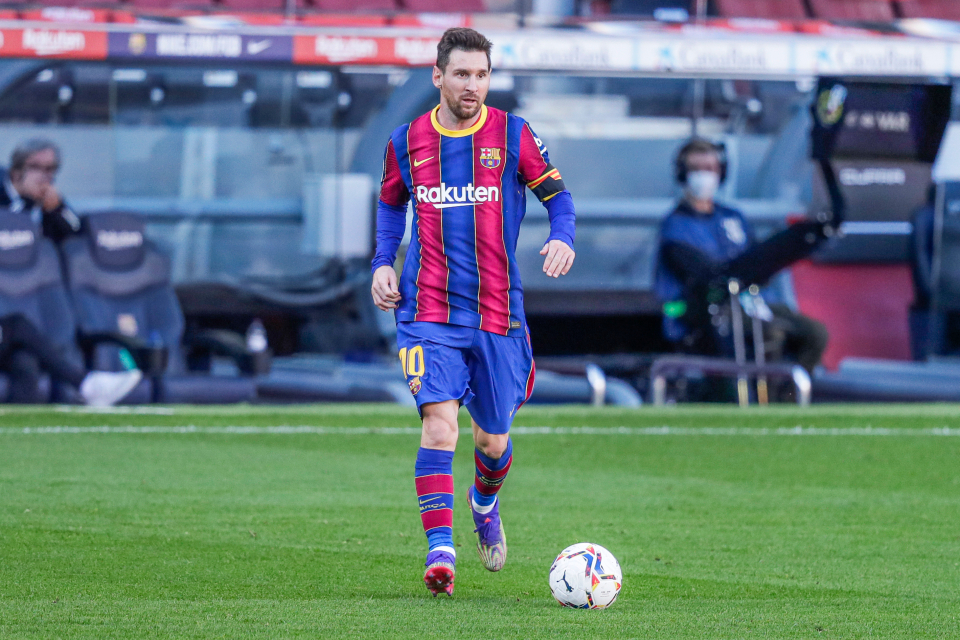
#> input picture images/Lionel-Messi.jpg, 960 x 640 px, found by its file name
$ python essentialBasicFunctions.py
#> lines starting #> are read from the running program, lines starting #| are printed output that depends on the picture; after the words box and inside, x2 and y2 are one past the last pixel; in counts of white or black regions, pixels touching at a corner belong together
import cv2 as cv

img = cv.imread('images/Lionel-Messi.jpg')
#> img is the input picture: shape (640, 960, 3); mean B, G, R 122.1, 119.3, 99.5

# Changing Color Space
gray = cv.cvtColor(img, cv.COLOR_BGR2GRAY)
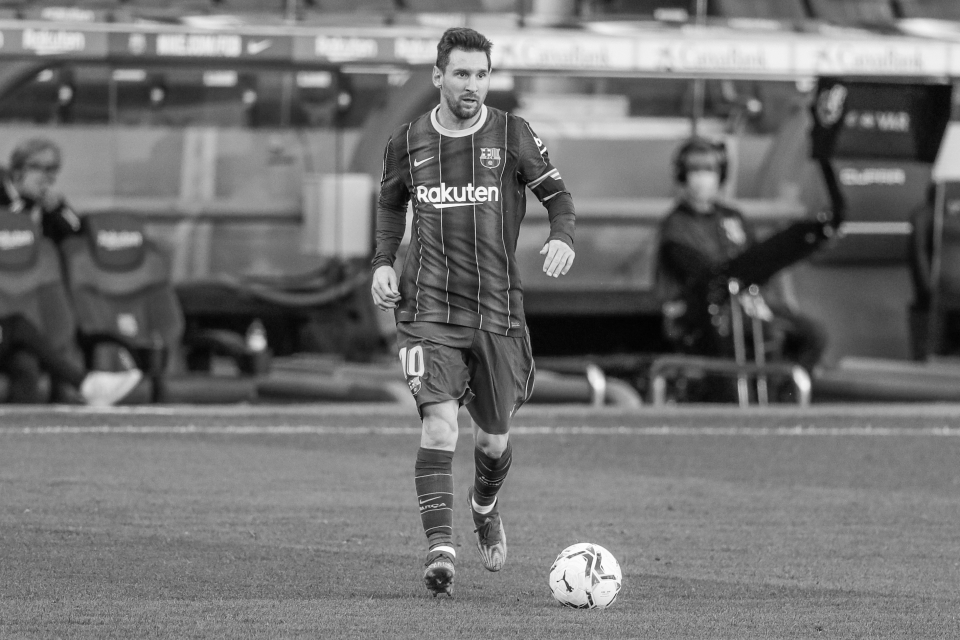
#> gray: shape (640, 960); min 1, max 255, mean 113.7

# Adding Blur
blur = cv.GaussianBlur(img, (5, 5), cv.BORDER_DEFAULT)

# Edge Cascade
canny = cv.Canny(blur, 125, 175)
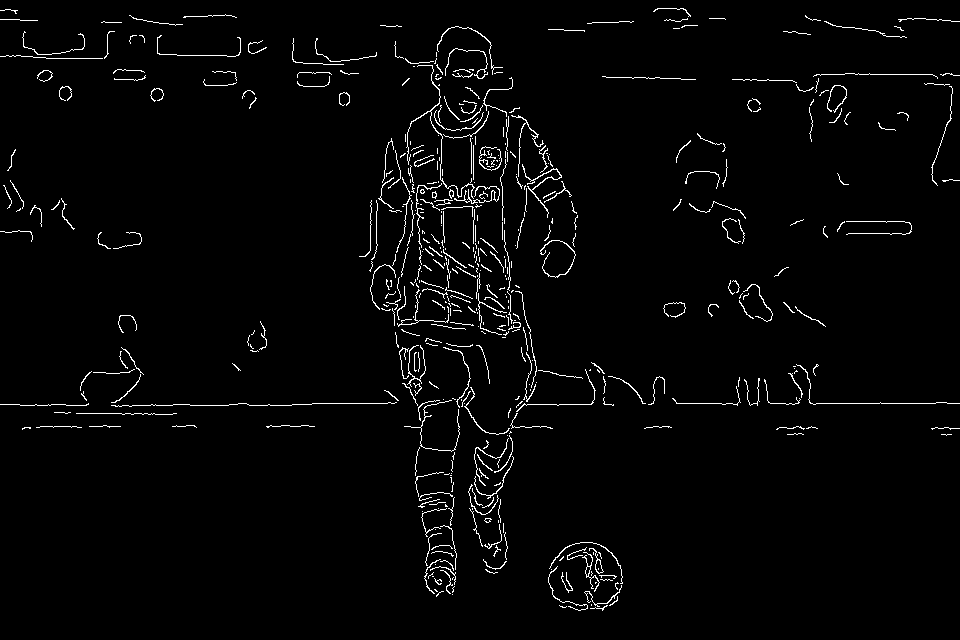
#> canny: shape (640, 960); 2.4% white in thin lines or dots

# Dilating Images
dilated = cv.dilate(canny, (7, 7), iterations=3)
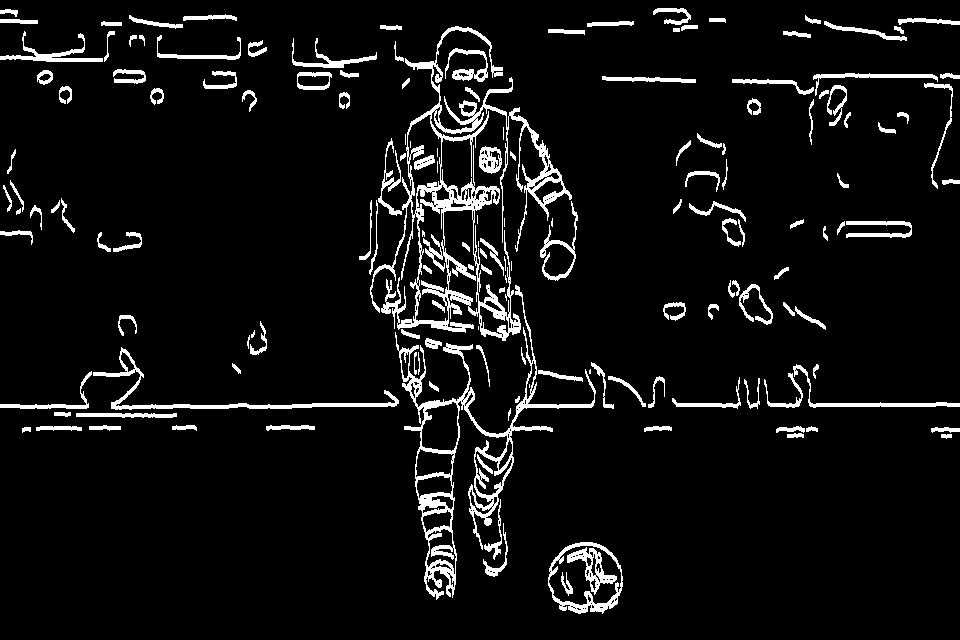
#> dilated: shape (640, 960); 6.5% white; 160 white regions (17 under 20 px), largest, box (x1, y1, x2, y2) and area: (370, 26, 572, 341) 9666, (395, 285, 596, 600) 6062, (93, 347, 399, 410) 1687

# Eroding Images
eroded = cv.erode(dilated, (3, 3), iterations=1)
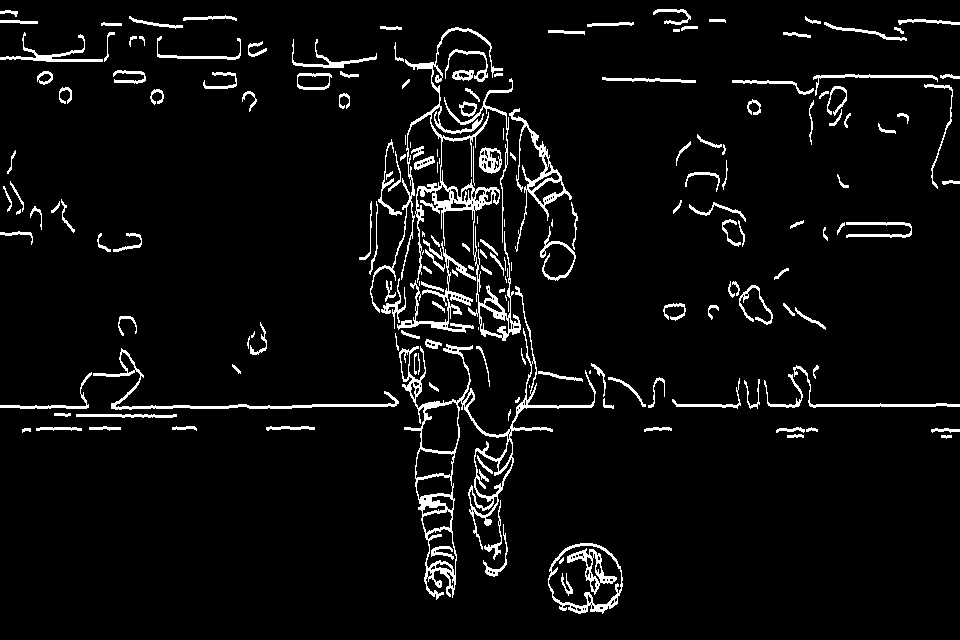
#> eroded: shape (640, 960); 5.2% white in thin lines or dots

#Resize
resized = cv.resize(img, (500, 500), interpolation=cv.INTER_AREA)
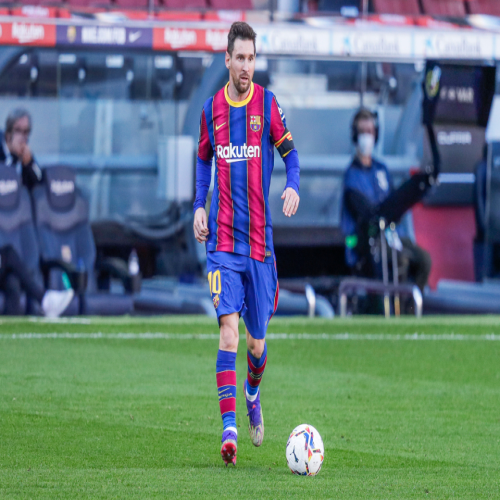
#> resized: shape (500, 500, 3); mean B, G, R 122.1, 119.3, 99.5

# For cropping, keep in mind that images are all just arrays of each other
cv.imshow('Test1', img)
cv.imshow('Test', resized)


cv.waitKey(0)
cv.destroyAllWindows()
